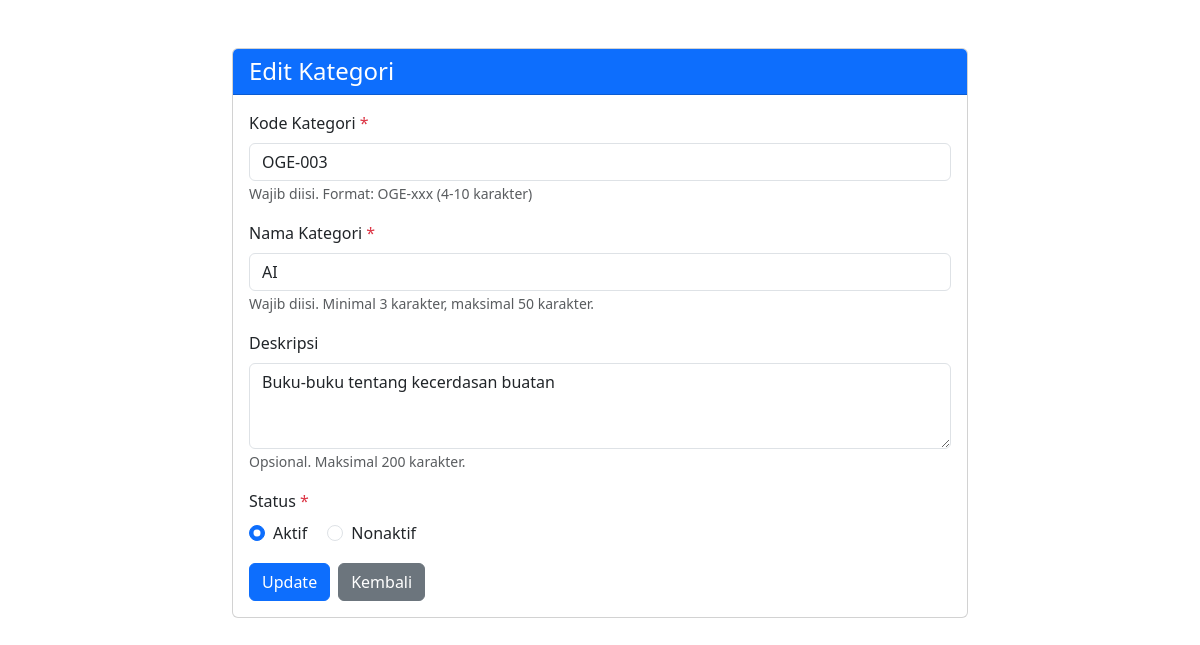
The page /edit.php?id=3 on the database its author committed.
### tables this page shows
CREATE TABLE `kategori` (
  `id_kategori` int(11) NOT NULL,
  `kode_kategori` varchar(10) NOT NULL,
  `nama_kategori` varchar(50) NOT NULL,
  `deskripsi` text DEFAULT NULL,
  `status` enum('Aktif','Nonaktif') DEFAULT 'Aktif',
  `created_at` timestamp NOT NULL DEFAULT current_timestamp()
);

### edit.php (the view, shortened to what this page needs)
<!DOCTYPE html>
<html lang="id">
<head>
    <link href="https://cdn.jsdelivr.net/npm/bootstrap@5.3.0/dist/css/bootstrap.min.css" rel="stylesheet">
</head>
<body>
    <?php
    require_once 'config/database.php';
    $errors = [];
    $kode = '';
    $nama = '';
    $deskripsi = '';
    $status = 'Aktif';
    if (isset($_GET['id'])) {
        $id = $_GET['id'];
        $sql = "SELECT * FROM kategori WHERE id_kategori = ?";
        $stmt = $conn->prepare($sql);
        $stmt->bind_param("i", $id);
        $stmt->execute();
        $result = $stmt->get_result();
        $row = $result->fetch_assoc();
        $kode = $row['kode_kategori'];
        $nama = $row['nama_kategori'];
        $deskripsi = $row['deskripsi'];
        $status = $row['status'];
    } else {
        header("Location: index.php?error=ID tidak ditemukan");
        exit();
    }
    ?>
    <div class="container mt-5">
        <div class="row justify-content-center">
            <div class="col-md-8">
                <div class="card">
                    <div class="card-header bg-primary text-white">
                        <h4 class="mb-0">Edit Kategori</h4>
                    </div>
                    <div class="card-body">
                        <form method="POST">
                            <div class="mb-3">
                                <label for="kode_kategori" class="form-label">Kode Kategori <span class="text-danger">*</span></label>
                                <input type="text"
                                    class="form-control <?php echo isset($errors['kode']) ? 'is-invalid' : ''; ?>"
                                    id="kode_kategori"
                                    name="kode_kategori"
                                    value="<?php echo htmlspecialchars($kode); ?>"
                                    placeholder="Contoh: OGE-001"
                                    required>
                                <small class="form-text text-muted">Wajib diisi. Format: OGE-xxx (4-10 karakter)</small>
                            </div>
                            <div class="mb-3">
                                <label for="nama_kategori" class="form-label">Nama Kategori <span class="text-danger">*</span></label>
                                <input type="text"
                                    class="form-control <?php echo isset($errors['nama']) ? 'is-invalid' : ''; ?>"
                                    id="nama_kategori"
                                    name="nama_kategori"
                                    value="<?php echo htmlspecialchars($nama); ?>"
                                    placeholder="Contoh: Pemrograman"
                                    required>
                                <small class="form-text text-muted">Wajib diisi. Minimal 3 karakter, maksimal 50 karakter.</small>
                            </div>
                            <div class="mb-3">
                                <label for="deskripsi" class="form-label">Deskripsi</label>
                                <textarea class="form-control <?php echo isset($errors['deskripsi']) ? 'is-invalid' : ''; ?>"
                                        id="deskripsi"
                                        name="deskripsi"
                                        rows="3"
                                        placeholder="Tulis deskripsi kategori (opsional)"><?php echo htmlspecialchars($deskripsi); ?></textarea>
                                <small class="form-text text-muted">Opsional. Maksimal 200 karakter.</small>
                            </div>
                            <div class="mb-3">
                                <label class="form-label">Status <span class="text-danger">*</span></label>
                                <div>
                                    <div class="form-check form-check-inline">
                                        <input class="form-check-input" type="radio" name="status" value="Aktif" id="status_aktif" <?php echo ($status == 'Aktif') ? 'checked' : ''; ?>>
                                        <label class="form-check-label" for="status_aktif">Aktif</label>
                                    </div>
                                    <div class="form-check form-check-inline">
                                        <input class="form-check-input" type="radio" name="status" value="Nonaktif" id="status_nonaktif" <?php echo ($status == 'Nonaktif') ? 'checked' : ''; ?>>
                                        <label class="form-check-label" for="status_nonaktif">Nonaktif</label>
                                    </div>
                                </div>
                            </div>
                            <div class="d-flex gap-2">
                                <button type="submit" class="btn btn-primary">Update</button>
                                <a href="index.php" class="btn btn-secondary">Kembali</a>
                            </div>
                        </form>
                    </div>
                </div>
            </div>
        </div>
    </div>
</body>
</html>

### rows shown on the page
kategori: kode_kategori "OGE-003", nama_kategori "AI", deskripsi "Buku-buku tentang kecerdasan buatan", status "☑ Aktif", status "☐ Nonaktif"
